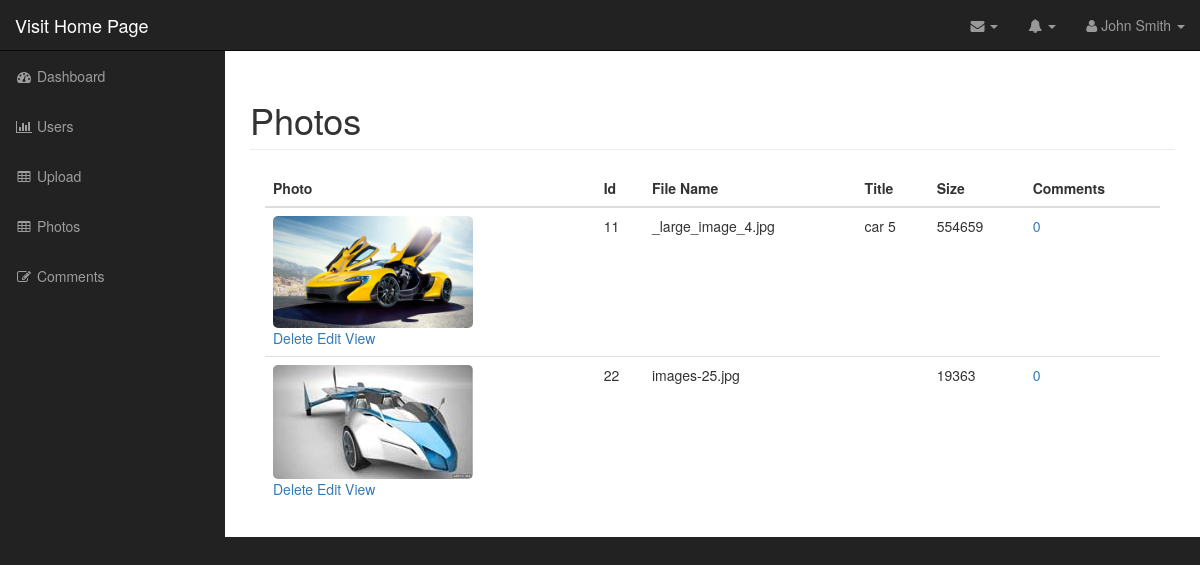
The app's page /admin/photos.php (signed in) with its own data.
### tables this page shows
CREATE TABLE `photos` (
  `id` int(11) NOT NULL,
  `title` varchar(255) NOT NULL,
  `caption` varchar(255) NOT NULL,
  `description` text NOT NULL,
  `filename` varchar(255) NOT NULL,
  `alternate_text` varchar(255) NOT NULL,
  `type` varchar(255) NOT NULL,
  `size` int(11) NOT NULL,
  `user_id` int(11) NOT NULL
);

### admin/includes/database.php (called while the page is built, shortened)
<?php
class Database {
	public $db;
	function __construct() {
		$this->db = $this->open_db_connection();
	}
	public function open_db_connection() {
		$this->connection = new mysqli(DB_HOST,DB_USER,DB_PASS,DB_NAME);
		return $this->connection;
	}
	public function query($sql) {
		$result = $this->db->query($sql);
		return $result;
	}
	public function escape_string($string) {
		return $this->db->real_escape_string($string);
	}
}
$database = new Database();
?>

### admin/includes/db_object.php (called while the page is built, shortened)
<?php
class Db_object {
	public static function find_by_id($id) {
		$the_result_array = static::find_by_query("SELECT * FROM " . static::$db_table . " WHERE id = $id LIMIT 1");
		return !empty($the_result_array) ? array_shift($the_result_array) : false;
	}
	public static function find_by_query($sql) {
		global $database;
		$result_set = $database->query($sql);
		$the_object_array = array();
		while ($row = mysqli_fetch_array($result_set)) {
			$the_object_array[] = static::instantiation($row);
		}
		return $the_object_array;
	}
	public static function instantiation($the_record) {
		$the_object = new $calling_class();
        foreach ($the_record as $the_attribute => $value) {
        	if($the_object->has_the_attribute($the_attribute)) {
        		$the_object->$the_attribute = $value;
        	}
        }
        return $the_object;
	}
	private function has_the_attribute($the_attribute) {
		$object_properties = get_object_vars($this);
		return array_key_exists($the_attribute, $object_properties);
	}
}
?>

### admin/includes/user.php (called while the page is built, shortened)
<?php
class User extends Db_object {
	public $id;
	public function photos() {
		return Photo::find_by_query("SELECT * FROM photos WHERE user_id = " . $this->id);
	}
}
?>

### admin/includes/photo.php (called while the page is built, shortened)
<?php
class Photo extends Db_object {
	public $filename;
	public $upload_directory = "images";
	public function picture_path() {
		return $this->upload_directory.DS.$this->filename;
	}
}
?>

### admin/includes/comment.php (called while the page is built, shortened)
<?php
class Comment extends Db_object {
	protected static $db_table = "comments";
	public static function find_the_comments($photo_id=0) {
		global $database;
		$sql = "SELECT * FROM " . self::$db_table;
		$sql .= " WHERE photo_id = " . $database->escape_string($photo_id);
		$sql .= " ORDER BY photo_id ASC";
		return self::find_by_query($sql);
	}
}
?>

### admin/photos.php (the view, shortened to what this page needs)
<?php include("includes/header.php"); ?>
<?php
$photos = User::find_by_id($_SESSION['user_id'])->photos();
?>
        <nav class="navbar navbar-inverse navbar-fixed-top" role="navigation">
        <?php include("includes/top_nav.php"); ?>
        <?php include("includes/side_nav.php"); ?>
        </nav>
        <div id="page-wrapper">
            <div class="container-fluid">
                <div class="row">
                    <div class="col-lg-12">
                        <h1 class="page-header">
                            Photos
                        </h1>
                        <div class="col-md-12">
                            <table class="table table-hover">
                                <thead>
                                    <tr>
                                        <th>Photo</th>
                                        <th>Id</th>
                                        <th>File Name</th>
                                        <th>Title</th>
                                        <th>Size</th>
                                        <th>Comments</th>
                                    </tr>
                                </thead>
                                <tbody>
                                    <?php foreach ($photos as $photo) : ?>
                                        <tr>
                                            <td><img class="admin-photo-thumbnail" src="<?php echo $photo->picture_path(); ?>" alt="">
                                                <div class="action_links">
                                                    <a class="delete_link" href="delete_photo.php?id=<?php echo $photo->id; ?>">Delete</a>
                                                    <a href="edit_photo.php?id=<?php echo $photo->id; ?>">Edit</a>
                                                    <a href="../photo.php?id=<?php echo $photo->id; ?>">View</a>
                                                </div>
                                            </td>
                                            <td><?php echo $photo->id; ?></td>
                                            <td><?php echo $photo->filename; ?></td>
                                            <td><?php echo $photo->title; ?></td>
                                            <td><?php echo $photo->size; ?></td>
                                            <td>
                                                <a href="comment_photo.php?id=<?php echo $photo->id; ?>">
                                                <?php
                                                    $comments = Comment::find_the_comments($photo->id);
                                                    echo count($comments);
                                                ?>
                                                </a>
                                            </td>
                                        </tr>
                                    <?php endforeach; ?>
                                </tbody>
                            </table>
                        </div>
                    </div>
                </div>
            </div>
        </div>
  <?php include("includes/footer.php"); ?>

### admin/css/sb-admin.css (style rules this page uses)
body { margin-top: 100px; background-color: #222; }
@media (min-width:768px) { body { margin-top: 50px; } }
#page-wrapper { width: 100%; padding: 0; background-color: #fff; }
@media (min-width:768px) { #page-wrapper { padding: 10px; } }

### admin/css/styles.css (style rules this page uses)
.admin-photo-thumbnail { width: 200px; border-radius: 5px; }

### records on screen
photos: filename (picture), id "11", filename "_large_image_4.jpg", title "car 5", size "554659", count($comments) "0"
photos: filename (picture), id "22", filename "images-25.jpg", size "19363", count($comments) "0"
